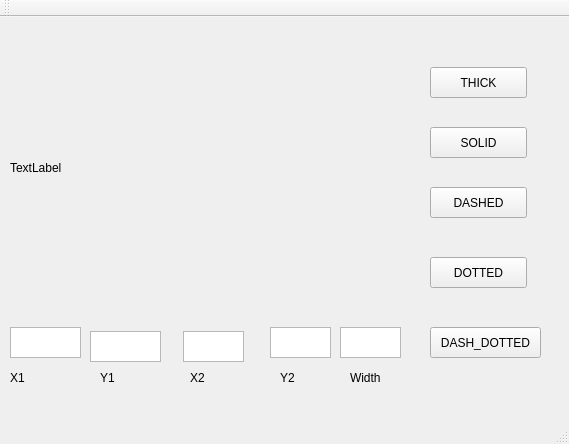
<?xml version="1.0" encoding="UTF-8"?>
<ui version="4.0">
 <class>MainWindow</class>
 <widget class="QMainWindow" name="MainWindow">
  <property name="geometry">
   <rect>
    <x>0</x>
    <y>0</y>
    <width>569</width>
    <height>444</height>
   </rect>
  </property>
  <property name="windowTitle">
   <string>MainWindow</string>
  </property>
  <widget class="QWidget" name="centralWidget">
   <widget class="QLabel" name="label">
    <property name="geometry">
     <rect>
      <x>10</x>
      <y>0</y>
      <width>381</width>
      <height>301</height>
     </rect>
    </property>
    <property name="text">
     <string>TextLabel</string>
    </property>
   </widget>
   <widget class="QLabel" name="label_7">
    <property name="geometry">
     <rect>
      <x>10</x>
      <y>350</y>
      <width>65</width>
      <height>21</height>
     </rect>
    </property>
    <property name="text">
     <string>X1</string>
    </property>
   </widget>
   <widget class="QLabel" name="label_8">
    <property name="geometry">
     <rect>
      <x>100</x>
      <y>350</y>
      <width>65</width>
      <height>21</height>
     </rect>
    </property>
    <property name="text">
     <string>Y1</string>
    </property>
   </widget>
   <widget class="QLabel" name="label_9">
    <property name="geometry">
     <rect>
      <x>190</x>
      <y>350</y>
      <width>65</width>
      <height>21</height>
     </rect>
    </property>
    <property name="text">
     <string>X2</string>
    </property>
   </widget>
   <widget class="QLabel" name="label_10">
    <property name="geometry">
     <rect>
      <x>280</x>
      <y>350</y>
      <width>65</width>
      <height>21</height>
     </rect>
    </property>
    <property name="text">
     <string>Y2</string>
    </property>
   </widget>
   <widget class="QTextEdit" name="textEdit_6">
    <property name="geometry">
     <rect>
      <x>10</x>
      <y>310</y>
      <width>71</width>
      <height>31</height>
     </rect>
    </property>
   </widget>
   <widget class="QTextEdit" name="textEdit_7">
    <property name="geometry">
     <rect>
      <x>90</x>
      <y>314</y>
      <width>71</width>
      <height>31</height>
     </rect>
    </property>
   </widget>
   <widget class="QTextEdit" name="textEdit_8">
    <property name="geometry">
     <rect>
      <x>183</x>
      <y>314</y>
      <width>61</width>
      <height>31</height>
     </rect>
    </property>
   </widget>
   <widget class="QTextEdit" name="textEdit_9">
    <property name="geometry">
     <rect>
      <x>270</x>
      <y>310</y>
      <width>61</width>
      <height>31</height>
     </rect>
    </property>
   </widget>
   <widget class="QPushButton" name="pushButton">
    <property name="geometry">
     <rect>
      <x>430</x>
      <y>50</y>
      <width>97</width>
      <height>31</height>
     </rect>
    </property>
    <property name="text">
     <string>THICK</string>
    </property>
   </widget>
   <widget class="QPushButton" name="pushButton_2">
    <property name="geometry">
     <rect>
      <x>430</x>
      <y>110</y>
      <width>97</width>
      <height>31</height>
     </rect>
    </property>
    <property name="text">
     <string>SOLID</string>
    </property>
   </widget>
   <widget class="QPushButton" name="pushButton_3">
    <property name="geometry">
     <rect>
      <x>430</x>
      <y>170</y>
      <width>97</width>
      <height>31</height>
     </rect>
    </property>
    <property name="text">
     <string>DASHED</string>
    </property>
   </widget>
   <widget class="QPushButton" name="pushButton_4">
    <property name="geometry">
     <rect>
      <x>430</x>
      <y>240</y>
      <width>97</width>
      <height>31</height>
     </rect>
    </property>
    <property name="text">
     <string>DOTTED</string>
    </property>
   </widget>
   <widget class="QPushButton" name="pushButton_5">
    <property name="geometry">
     <rect>
      <x>430</x>
      <y>310</y>
      <width>111</width>
      <height>31</height>
     </rect>
    </property>
    <property name="text">
     <string>DASH_DOTTED</string>
    </property>
   </widget>
   <widget class="QTextEdit" name="textEdit">
    <property name="geometry">
     <rect>
      <x>340</x>
      <y>310</y>
      <width>61</width>
      <height>31</height>
     </rect>
    </property>
   </widget>
   <widget class="QLabel" name="label_2">
    <property name="geometry">
     <rect>
      <x>350</x>
      <y>350</y>
      <width>65</width>
      <height>21</height>
     </rect>
    </property>
    <property name="text">
     <string>Width</string>
    </property>
   </widget>
  </widget>
  <widget class="QMenuBar" name="menuBar">
   <property name="geometry">
    <rect>
     <x>0</x>
     <y>0</y>
     <width>569</width>
     <height>27</height>
    </rect>
   </property>
  </widget>
  <widget class="QToolBar" name="mainToolBar">
   <attribute name="toolBarArea">
    <enum>TopToolBarArea</enum>
   </attribute>
   <attribute name="toolBarBreak">
    <bool>false</bool>
   </attribute>
  </widget>
  <widget class="QStatusBar" name="statusBar"/>
 </widget>
 <layoutdefault spacing="6" margin="11"/>
 <resources/>
 <connections/>
</ui>
